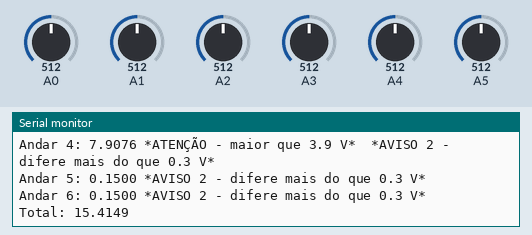
This sketch was run on a simulated Arduino Mega 2560, built with avr-gcc and run on an emulated ATmega2560. Parts: the last lines printed to the serial monitor. The inputs (shaded band) are chosen by the test bench; at power-on: A0 = 512, A5 = 512, A1 = 512, A2 = 512, A3 = 512, A4 = 512.

Above: at 3.1 s.
3.2 s: A0 set to 630
At 6.0 s:
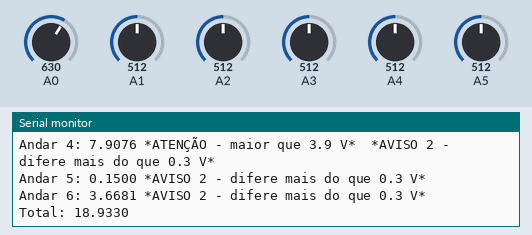
6.3 s: A0 set to 647
At 8.6 s:
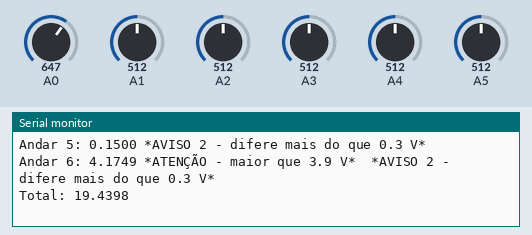
19.5 s: A5 set to 784
22.6 s: A5 set to 751
Timing chart, 0 to 25.6 s (numbered marks = the images above; inputs shaded):
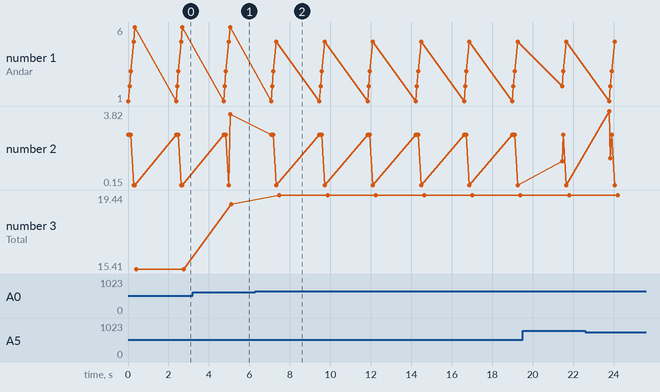

Measured:
- after the input at 3.2 s, the serial monitor: prints a new line after 1.8 s (image 1)
- after the input at 6.3 s, the serial monitor: prints a new line after 1.1 s (image 2)
- plotted number 2: 0.15 → 3.67 after the input at 3.2 s
- plotted number 3: 15.41 → 18.93 after the input at 3.2 s, 18.93 → 19.44 after the input at 6.3 s

The sketch:

vers3.0.ino
```cpp
int aprox = 0; // aprox pode tomar 3 valores:
// aprox = 0, para este caso não há qualquer aproximação;
// aprox = 1, para este caso há aproximação segundo os dados do MATLAB, para uma função de grau 1;
// aprox = 2, para este caso há aproximação segundo os dados do MATLAB, para uma função de grau 2;

double icc = 0.15; // icc pode tomar valores entre [0; +inf[, trata-se do índice de coeficiente de cagasso

int Pin[6]; // Valor lido pelo ADC (entre 0 e 1023)
double Vin[6]; // Valores de tensão referentes ao GND
double Vtotal; // Valor total do pack
double Vfloor[6]; // Valores de tensão de cada andar
double Vr[6]; // Valores de tensão retificados
double norm = (5.0 / 1023); // Constante de normalização

void setup() {
  // put your setup code here, to run once:

  // Inicialização do monitor
  Serial.begin(9600);
  // Inicialização dos pins usados
  pinMode(19, INPUT);
  pinMode(20, INPUT);
  pinMode(21, INPUT);
  pinMode(22, INPUT);
  pinMode(23, INPUT);
  pinMode(24, INPUT);
}

void loop() {
  // put your main code here, to run repeatedly:

  // Leitura de andar 1
  Pin[0] = analogRead(A5);
  Vin[0] = Pin[0] * norm; // Normalização

  // Leitura de andar 2
  Pin[1] = analogRead(A4);
  Vin[1] = Pin[1] * norm * 2; // x2 uma vez que se trata de um divisor de tensão com R_1 e R_2 iguais

  // Leitura de andar 3
  Pin[2] = analogRead(A3);
  Vin[2] = Pin[2] * norm * 3; // x3 uma vez que se trata de um divisor de tensão com R_1 = 10k e R_2 = 20k

  // Leitura de andar 4
  Pin[3] = analogRead(A2);
  Vin[3] = Pin[3] * norm * 6.1; // x6.1 uma vez que se trata de um divisor de tensão com R_1 = 10k e R_2 = 51k

  // Leitura de andar 5
  Pin[4] = analogRead(A1);
  Vin[4] = Pin[4] * norm * 6.1;

  // Leitura de andar 6
  Pin[5] = analogRead(A0);
  Vin[5] = Pin[5] * norm * 6.1;

  switch (aprox) {
    case 0:
      Vr[0] = Vin[0] - icc;
      Vr[1] = Vin[1] - icc;
      Vr[2] = Vin[2] - icc;
      Vr[3] = Vin[3] - icc;
      Vr[4] = Vin[4] - icc;
      Vr[5] = Vin[5] - icc;
    case 1:
      if (Vin[0] > 0.1 && Vin[1] > 0.1 && Vin[2] > 0.1 && Vin[3] > 0.1 && Vin[4] > 0.1 && Vin[5] > 0.1) {
        Vr[0] = Vin[0] * 1.064813067694310 - 0.046151742686869; // Ajuste do erro consuante calculos do MATLAB
        Vr[1] = Vin[1] * 1.020410287289550 + 0.030103119898705;
        Vr[2] = Vin[2] * 1.026701122174919 - 0.007965747012040;
        Vr[3] = Vin[3] * 1.029332050573825 + 0.051099729730813;
        Vr[4] = Vin[4] * 1.015451373069476 + 0.092686668819097;
        Vr[5] = Vin[5] * 1.020056451830968 + 0.064401035977903;
      } else {
        Vr[0] = Vin[0] - icc; // Ajuste para tensões negativas e bastante baixas
        Vr[1] = Vin[1] - icc;
        Vr[2] = Vin[2] - icc;
        Vr[3] = Vin[3] - icc;
        Vr[4] = Vin[4] - icc;
        Vr[5] = Vin[5] - icc;
      }
    case 2:
      if (Vin[0] > 0.1 && Vin[1] > 0.1 && Vin[2] > 0.1 && Vin[3] > 0.1 && Vin[4] > 0.1 && Vin[5] > 0.1) {
        Vr[0] = Vin[0] * Vin[0] * 0.02848062071263 + Vin[0] * 1.233808089479950 - 0.285791170374611; // Ajuste do erro consuante calculos do MATLAB
        Vr[1] = Vin[1] * Vin[1] * (- 0.0022891477) + Vin[1] * 1.048112921191865 - 0.050001255229755;
        Vr[2] = Vin[2] * Vin[2] * (- 0.0003769935) + Vin[2] * 1.033537899959138 - 0.037585110412167;
        Vr[3] = Vin[3] * Vin[3] * 0.00099724727495 + Vin[3] * 1.005419419539337 + 0.187821793856340;
        Vr[4] = Vin[4] * Vin[4] * (- 0.0012380283) + Vin[4] * 1.053058138656335 - 0.179696139690356;
        Vr[5] = Vin[5] * Vin[5] * (- 0.0009242895) + Vin[5] * 1.020056451830968 + 0.064401035977903;
      } else {
        Vr[0] = Vin[0] - icc; // Ajuste para tensões negativas e bastante baixas
        Vr[1] = Vin[1] - icc;
        Vr[2] = Vin[2] - icc;
        Vr[3] = Vin[3] - icc;
        Vr[4] = Vin[4] - icc;
        Vr[5] = Vin[5] - icc;
      }
    default:
      Vr[0] = Vin[0];
      Vr[1] = Vin[1];
      Vr[2] = Vin[2];
      Vr[3] = Vin[3];
      Vr[4] = Vin[4];
      Vr[5] = Vin[5];
  }

  // Calculo das tensões individuais de cada andar + 0.15 de folga
  Vfloor[0] = Vr[0] + icc;
  Vfloor[1] = Vr[1] - Vr[0] + icc;
  Vfloor[2] = Vr[2] - Vr[1] + icc;
  Vfloor[3] = Vr[3] - Vr[2] + icc;
  Vfloor[4] = Vr[4] - Vr[3] + icc;
  Vfloor[5] = Vr[5] - Vr[4] + icc;
  Vtotal = Vfloor[0] + Vfloor[1] + Vfloor[2] + Vfloor[3] + Vfloor[4] + Vfloor[5] - icc * 5; // <=> + icc * 1

  // Envio dos dados para o ecrã
  Serial.print("*De baixo para cima*"); // Print de uma string
  Serial.println(); // Dá enter

  Serial.print("Andar 1: ");
  Serial.print(Vfloor[0], 4); // Print de um valor decimal com 4 casas decimais
  if (Vfloor[0] > 3.9) {
    Serial.print(" *AVISO 1 - maior que 3.9 V* "); // Aviso de tensão alta
  }
  if (fabs(Vfloor[0] - Vfloor[1]) > 0.3 || fabs(Vfloor[0] - Vfloor[2]) > 0.3 || fabs(Vfloor[0] - Vfloor[3]) > 0.3 || fabs(Vfloor[0] - Vfloor[4]) > 0.3 || fabs(Vfloor[0] - Vfloor[5]) > 0.3) {
    Serial.print(" *AVISO 2 - difere mais do que 0.3 V* "); // Aviso de diferenças de tensão grandes
  }
  Serial.println();

  Serial.print("Andar 2: ");
  Serial.print(Vfloor[1], 4);
  if (Vfloor[1] > 3.9) {
    Serial.print(" *ATENÇÃO - maior que 3.9 V* "); // Aviso de tensão alta
  }
  if (fabs(Vfloor[0] - Vfloor[1]) > 0.3 || fabs(Vfloor[1] - Vfloor[2]) > 0.3 || fabs(Vfloor[1] - Vfloor[3]) > 0.3 || fabs(Vfloor[1] - Vfloor[4]) > 0.3 || fabs(Vfloor[1] - Vfloor[5]) > 0.3) {
    Serial.print(" *AVISO 2 - difere mais do que 0.3 V* "); // Aviso de diferenças de tensão grandes
  }
  Serial.println();

  Serial.print("Andar 3: ");
  Serial.print(Vfloor[2], 4);
  if (Vfloor[2] > 3.9) {
    Serial.print(" *ATENÇÃO - maior que 3.9 V* "); // Aviso de tensão alta
  }
  if (fabs(Vfloor[0] - Vfloor[2]) > 0.3 || fabs(Vfloor[1] - Vfloor[2]) > 0.3 || fabs(Vfloor[2] - Vfloor[3]) > 0.3 || fabs(Vfloor[2] - Vfloor[4]) > 0.3 || fabs(Vfloor[2] - Vfloor[5]) > 0.3) {
    Serial.print(" *AVISO 2 - difere mais do que 0.3 V* "); // Aviso de diferenças de tensão grandes
  }
  Serial.println();

  Serial.print("Andar 4: ");
  Serial.print(Vfloor[3], 4);
  if (Vfloor[3] > 3.9) {
    Serial.print(" *ATENÇÃO - maior que 3.9 V* "); // Aviso de tensão alta
  }
  if (fabs(Vfloor[0] - Vfloor[3]) > 0.3 || fabs(Vfloor[1] - Vfloor[3]) > 0.3 || fabs(Vfloor[2] - Vfloor[3]) > 0.3 || fabs(Vfloor[3] - Vfloor[4]) > 0.3 || fabs(Vfloor[3] - Vfloor[5]) > 0.3) {
    Serial.print(" *AVISO 2 - difere mais do que 0.3 V* "); // Aviso de diferenças de tensão grandes
  }
  Serial.println();

  Serial.print("Andar 5: ");
  Serial.print(Vfloor[4], 4);
  if (Vfloor[4] > 3.9) {
    Serial.print(" *ATENÇÃO - maior que 3.9 V* "); // Aviso de tensão alta
  }
  if (fabs(Vfloor[0] - Vfloor[4]) > 0.3 || fabs(Vfloor[1] - Vfloor[4]) > 0.3 || fabs(Vfloor[2] - Vfloor[4]) > 0.3 || fabs(Vfloor[3] - Vfloor[4]) > 0.3 || fabs(Vfloor[4] - Vfloor[5]) > 0.3) {
    Serial.print(" *AVISO 2 - difere mais do que 0.3 V* "); // Aviso de diferenças de tensão grandes
  }
  Serial.println();

  Serial.print("Andar 6: ");
  Serial.print(Vfloor[5], 4);
  if (Vfloor[5] > 3.9) {
    Serial.print(" *ATENÇÃO - maior que 3.9 V* "); // Aviso de tensão alta
  }
  if (fabs(Vfloor[0] - Vfloor[5]) > 0.3 || fabs(Vfloor[1] - Vfloor[5]) > 0.3 || fabs(Vfloor[2] - Vfloor[5]) > 0.3 || fabs(Vfloor[3] - Vfloor[5]) > 0.3 || fabs(Vfloor[4] - Vfloor[5]) > 0.3) {
    Serial.print(" *AVISO 2 - difere mais do que 0.3 V* "); // Aviso de diferenças de tensão grandes
  }
  Serial.println();

  Serial.print("Total: ");
  Serial.print(Vtotal, 4);
  Serial.println();

  Serial.println();
  delay(2000); // Tempo em milisegundos (pode ser aumentado ou diminuido)
}
```
